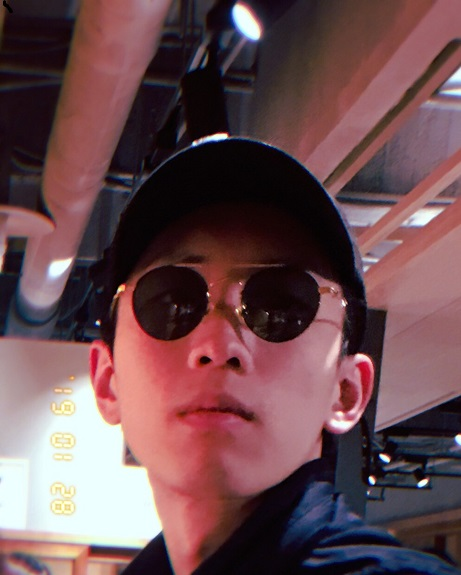
#> input picture picture/test111.jpg, 461 x 575 px
$ jupyter execute class3.ipynb
#> lines starting #> are read from the running program, lines starting #| are printed output that depends on the picture
[cell 1]
import sys
import cv2
import numpy as np
from matplotlib import pyplot as plt

image1 = cv2.imread('picture/test111.jpg')
#> image1 is the input picture: shape (575, 461, 3); mean B, G, R 80.6, 76.3, 107.9
gray = cv2.cvtColor(image1, cv2.COLOR_BGR2GRAY)
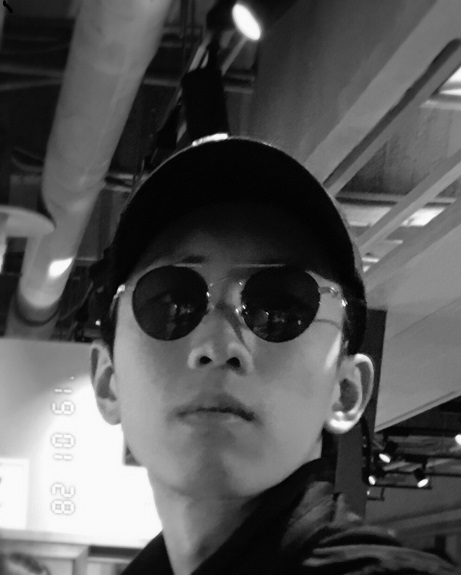
#> gray: shape (575, 461); min 0, max 253, mean 86.3
plt.imshow(gray,cmap='gray')

[cell 2]
image2 = cv2.imread('picture/test111.jpg',cv2.IMREAD_COLOR)
plt.imshow(cv2.cvtColor(image2,cv2.COLOR_BGR2RGB))

[cell 3]
image3 = cv2.imread('picture/test111.jpg',cv2.IMREAD_COLOR)

plt.imshow(image3)

[cell 4]
image4 = cv2.imread('picture/test111.jpg',0)
#> image4: shape (575, 461); min 0, max 255, mean 86.3

plt.imshow(image4)
plt.title('invert')
plt.xticks([])
plt.yticks([])
plt.show

[cell 5]
image5 = cv2.imread('picture/test111.jpg')
gray = cv2.cvtColor(image5, cv2.COLOR_BGR2GRAY)
gray

[cell 6]
plt.imshow(gray,cmap='gray')
plt.title('gray')
plt.xticks([])
plt.yticks([])
plt.show

[cell 7]
image6 = cv2.imread('picture/test111.jpg')
b,g,r = cv2.split(image6)
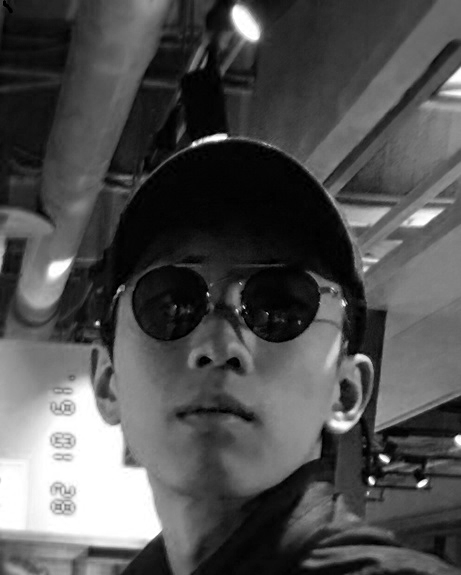
#> b: shape (575, 461); min 0, max 255, mean 80.6
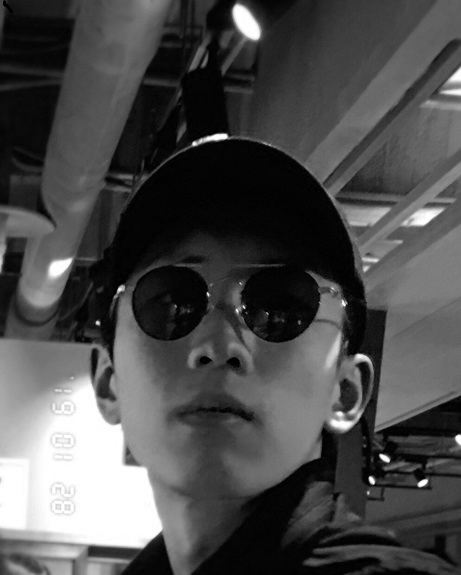
#> g: shape (575, 461); min 0, max 255, mean 76.3
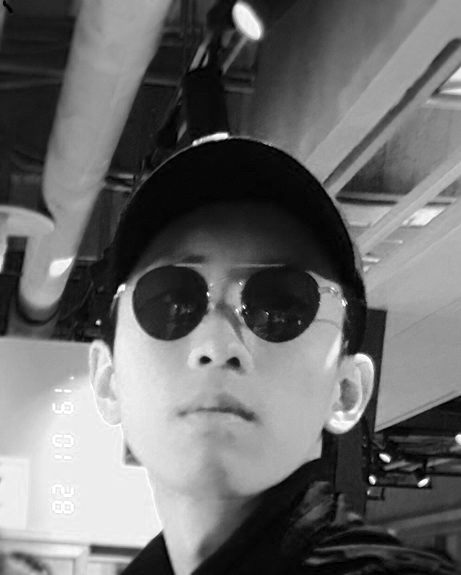
#> r: shape (575, 461); min 0, max 255, mean 107.9
img = cv2.merge((r,g,b))
plt.imshow(img)
plt.title('color')
plt.xticks([])
plt.yticks([])
plt.show
